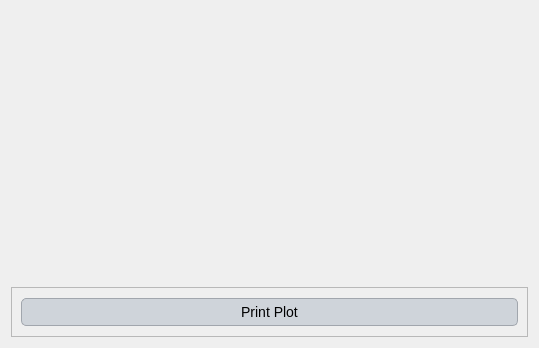
<?xml version="1.0" encoding="UTF-8"?>
<ui version="4.0">
 <class>Dialog</class>
 <widget class="QDialog" name="Dialog">
  <property name="geometry">
   <rect>
    <x>0</x>
    <y>0</y>
    <width>539</width>
    <height>348</height>
   </rect>
  </property>
  <property name="windowTitle">
   <string>Dialog</string>
  </property>
  <property name="styleSheet">
   <string notr="true">QLabel {
    font-family: 'Georgia'; /* Cambiar la fuente a Georgia */
    font-size: 16px; /* Cambiar el tamaño de la fuente */
    color: #000000; /* Color del texto (blanco) */
}

QLineEdit {
    font-family: 'Georgia'; /* Cambiar la fuente a Georgia */
    font-size: 14px; /* Cambiar el tamaño de la fuente */
    color: #000000; /* Color del texto (blanco) */
    background-color: #f0f0f0; /* Color de fondo del QLineEdit */
    border: 1px solid #000000; /* Borde blanco */
}

QComboBox {
    font-family: 'Georgia'; /* Cambiar la fuente a Georgia */
    font-size: 14px; /* Cambiar el tamaño de la fuente */
    color: #000000; /* Color del texto (blanco) */
    background-color: #cfd4da; /* Fondo oscuro del ComboBox */
}

QRadioButton {
    font-family: 'Georgia'; /* Cambiar la fuente a Georgia */
    font-size: 14px; /* Cambiar el tamaño de la fuente */
    color: #000000; /* Color del texto (blanco) */
}

QCheckBox {
    font-family: 'Georgia'; /* Cambiar la fuente a Georgia */
    font-size: 14px; /* Cambiar el tamaño de la fuente */
    color: #000000; /* Color del texto (blanco) */
}

/* Cambiar la fuente y estilo de los QPushButton */
QPushButton {
    font-family: 'Georgia'; /* Cambiar la fuente */
    font-size: 14px; /* Cambiar el tamaño de la fuente */
    color: #000000; /* Color del texto negro */
    background-color: #cfd4da; /* Fondo gris claro */
    border: 1px solid #a1a6ad; /* Borde gris medio */
    border-radius: 5px; /* Bordes redondeados */
    padding: 5px; /* Espaciado interno */
}

/* Estilo cuando el ratón pasa sobre el botón */
QPushButton:hover {
    color: #000000; /* Mantener el texto negro */
    background-color: #b7bcc3; /* Fondo gris un poco más oscuro al pasar el mouse */
}

/* Estilo cuando el botón está presionado */
QPushButton:pressed {
    background-color: #a6acb3; /* Fondo ligeramente más oscuro al presionar */
    color: #000000; /* Mantener el texto negro cuando se presiona */
}



/* Estilo general para QTableWidget y QTableView */
QTableWidget, QTableView {
    font-family: 'Georgia'; /* Cambiar la fuente a Georgia */
    font-size: 14px; /* Tamaño de la fuente */
    color: #000000; /* Color del texto negro */
    background-color: #e6e9ed; /* Fondo gris claro para la tabla */
    gridline-color: #a1a6ad; /* Color de las líneas de la tabla (gris medio) */
    selection-background-color: #b7bcc3; /* Color de fondo cuando se selecciona una celda (gris suave) */
    selection-color: #000000; /* Color del texto cuando la celda está seleccionada (negro) */
}

/* Estilo para el encabezado horizontal de la tabla */
QHeaderView::section {
    font-family: 'Georgia'; /* Cambiar la fuente a Georgia */
    font-size: 14px; /* Tamaño de la fuente */
    color: #000000; /* Color del texto negro */
    background-color: #cfd4da; /* Fondo gris claro del encabezado */
    border: 1px solid #a1a6ad; /* Borde gris medio entre las secciones */
    padding: 4px; /* Espaciado interno en el encabezado */
}

/* Estilo para las celdas de la tabla al pasar el mouse */
QTableWidget::item:hover, QTableView::item:hover {
    background-color: #b7bcc3; /* Fondo gris suave al pasar el mouse */
    color: #000000; /* Mantener el texto negro */
}

/* Estilo para las celdas cuando están seleccionadas */
QTableWidget::item:selected, QTableView::item:selected {
    background-color: #a6acb3; /* Fondo gris intermedio cuando está seleccionado */
    color: #000000; /* Texto negro cuando está seleccionado */
}

/* Ajustar el tamaño de las celdas */
QTableWidget::item, QTableView::item {
    padding: 4px; /* Espaciado interno de las celdas */
}

/* Estilo para el borde inferior de la tabla */
QTableCornerButton::section {
    background-color: #cfd4da; /* Fondo del botón de esquina */
    border: 1px solid #a1a6ad; /* Borde gris medio del botón de esquina */
}</string>
  </property>
  <layout class="QGridLayout" name="gridLayout_2">
   <item row="0" column="0">
    <widget class="QFrame" name="frame">
     <property name="frameShape">
      <enum>QFrame::NoFrame</enum>
     </property>
     <property name="frameShadow">
      <enum>QFrame::Raised</enum>
     </property>
    </widget>
   </item>
   <item row="1" column="0">
    <widget class="QFrame" name="frame_2">
     <property name="maximumSize">
      <size>
       <width>16777215</width>
       <height>50</height>
      </size>
     </property>
     <property name="frameShape">
      <enum>QFrame::StyledPanel</enum>
     </property>
     <property name="frameShadow">
      <enum>QFrame::Raised</enum>
     </property>
     <layout class="QGridLayout" name="gridLayout">
      <item row="0" column="0">
       <layout class="QHBoxLayout" name="horizontalLayout">
        <item>
         <widget class="QPushButton" name="print_graph">
          <property name="text">
           <string>Print Plot</string>
          </property>
         </widget>
        </item>
       </layout>
      </item>
     </layout>
    </widget>
   </item>
  </layout>
 </widget>
 <resources/>
 <connections/>
</ui>
